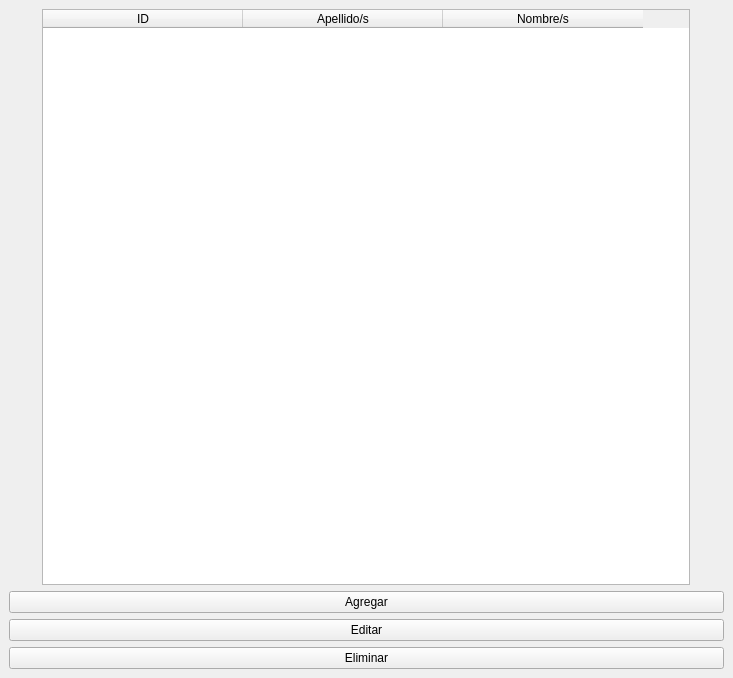
<?xml version="1.0" encoding="UTF-8"?>
<ui version="4.0">
 <class>Gestionalumnos2</class>
 <widget class="QMainWindow" name="Gestionalumnos2">
  <property name="geometry">
   <rect>
    <x>0</x>
    <y>0</y>
    <width>733</width>
    <height>678</height>
   </rect>
  </property>
  <property name="windowTitle">
   <string>MainWindow</string>
  </property>
  <widget class="QWidget" name="centralwidget">
   <layout class="QVBoxLayout" name="verticalLayout">
    <item>
     <layout class="QHBoxLayout" name="horizontalLayout">
      <property name="spacing">
       <number>0</number>
      </property>
      <item>
       <widget class="QTableWidget" name="tableWidgetDatos">
        <property name="maximumSize">
         <size>
          <width>648</width>
          <height>16777215</height>
         </size>
        </property>
        <property name="sizeAdjustPolicy">
         <enum>QAbstractScrollArea::AdjustIgnored</enum>
        </property>
        <attribute name="horizontalHeaderDefaultSectionSize">
         <number>200</number>
        </attribute>
        <column>
         <property name="text">
          <string>ID</string>
         </property>
         <property name="textAlignment">
          <set>AlignCenter</set>
         </property>
        </column>
        <column>
         <property name="text">
          <string>Apellido/s</string>
         </property>
         <property name="textAlignment">
          <set>AlignCenter</set>
         </property>
        </column>
        <column>
         <property name="text">
          <string>Nombre/s</string>
         </property>
         <property name="textAlignment">
          <set>AlignCenter</set>
         </property>
        </column>
       </widget>
      </item>
     </layout>
    </item>
    <item>
     <widget class="QPushButton" name="pushButtonAgregar">
      <property name="text">
       <string>Agregar</string>
      </property>
     </widget>
    </item>
    <item>
     <widget class="QPushButton" name="pushButtonEditar">
      <property name="text">
       <string>Editar</string>
      </property>
     </widget>
    </item>
    <item>
     <widget class="QPushButton" name="pushButtonEliminar">
      <property name="text">
       <string>Eliminar</string>
      </property>
     </widget>
    </item>
   </layout>
  </widget>
 </widget>
 <resources/>
 <connections/>
</ui>
